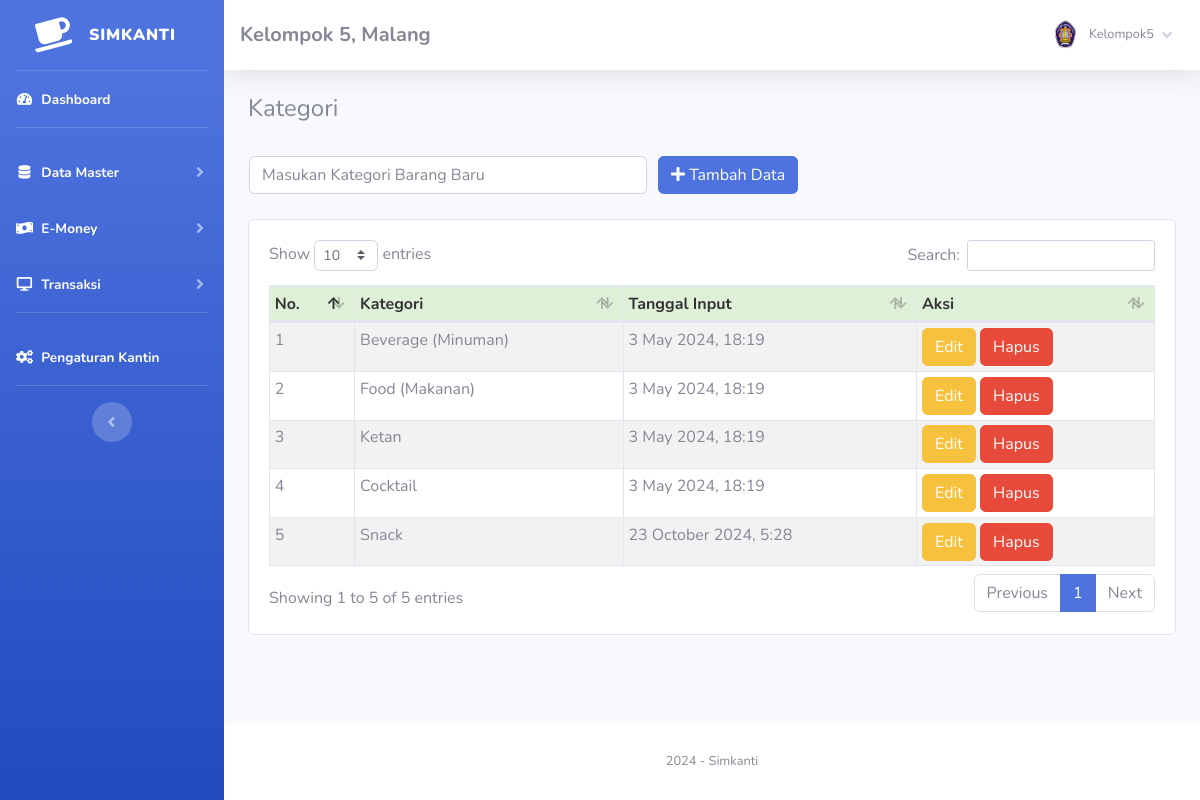
/index.php?page=kategori (signed in), run on an earlier commit of the app's database.
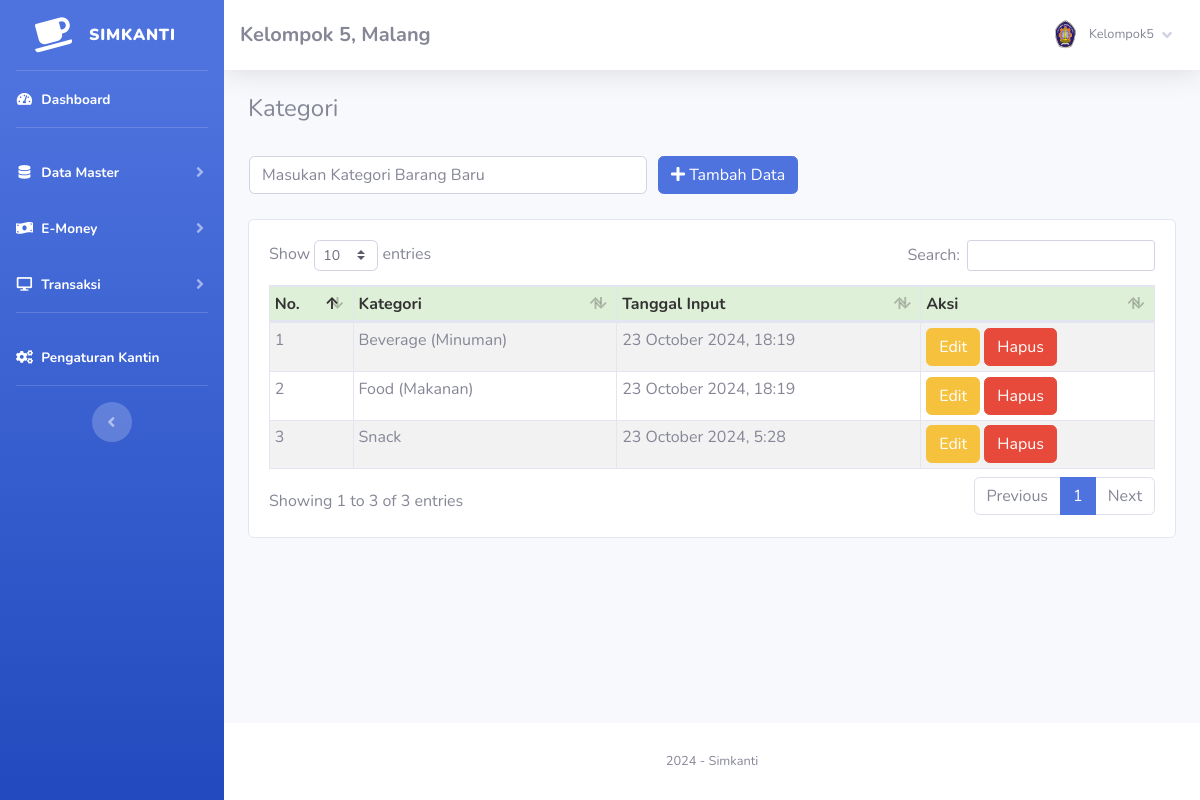
And on a later commit of the database.
### tables this page shows
CREATE TABLE `toko` (
  `id_toko` int NOT NULL AUTO_INCREMENT,
  `nama_toko` varchar(255) NOT NULL,
  `alamat_toko` text NOT NULL,
  `tlp` varchar(255) NOT NULL,
  `nama_pemilik` varchar(255) NOT NULL,
  PRIMARY KEY (`id_toko`)
);

CREATE TABLE `member` (
  `id_member` int NOT NULL AUTO_INCREMENT,
  `nm_member` varchar(255) NOT NULL,
  `alamat_member` text NOT NULL,
  `telepon` varchar(255) NOT NULL,
  `email` varchar(255) NOT NULL,
  `gambar` text NOT NULL,
  `NIK` text NOT NULL,
  PRIMARY KEY (`id_member`)
);

CREATE TABLE `kategori` (
  `id_kategori` int NOT NULL AUTO_INCREMENT,
  `nama_kategori` varchar(255) NOT NULL,
  `tgl_input` varchar(255) NOT NULL,
  PRIMARY KEY (`id_kategori`)
);

### fungsi/view/view.php (called while the page is built, shortened)
<?php
class view
{
    protected $db;
    public function __construct($db)
    {
        $this->db = $db;
    }
    public function member_edit($id)
    {
        $sql = "select member.*, login.*
                from member inner join login on member.id_member = login.id_member
                where member.id_member= ?";
        $row = $this->db->prepare($sql);
        $row->execute(array($id));
        $hasil = $row->fetch();
        return $hasil;
    }
    public function toko()
    {
        $sql = "select*from toko where id_toko='1'";
        $row = $this->db->prepare($sql);
        $row->execute();
        $hasil = $row->fetch();
        return $hasil;
    }
    public function kategori()
    {
        $sql = "select*from kategori";
        $row = $this->db->prepare($sql);
        $row->execute();
        $hasil = $row->fetchAll();
        return $hasil;
    }
}

### admin/module/kategori/index.php (the view, shortened to what this page needs)
<h4>Kategori</h4>
<br />
<?php
	if(!empty($_GET['uid'])){
	$sql = "SELECT * FROM kategori WHERE id_kategori = ?";
	$row = $config->prepare($sql);
	$row->execute(array($_GET['uid']));
	$edit = $row->fetch();
?>
<form method="POST" action="fungsi/edit/edit.php?kategori=edit">
    <table>
        <tr>
            <td style="width:25pc;"><input type="text" class="form-control" value="<?= $edit['nama_kategori'];?>"
                    required name="kategori" placeholder="Masukan Kategori Barang Baru">
                <input type="hidden" name="id" value="<?= $edit['id_kategori'];?>">
            </td>
            <td style="padding-left:10px;"><button id="tombol-simpan" class="btn btn-primary"><i class="fa fa-edit"></i>
                    Ubah Data</button></td>
        </tr>
    </table>
</form>
<?php }else{?>
<form method="POST" action="fungsi/tambah/tambah.php?kategori=tambah">
    <table>
        <tr>
            <td style="width:25pc;"><input type="text" class="form-control" required name="kategori"
                    placeholder="Masukan Kategori Barang Baru"></td>
            <td style="padding-left:10px;"><button id="tombol-simpan" class="btn btn-primary"><i class="fa fa-plus"></i>
                    Tambah Data</button></td>
        </tr>
    </table>
</form>
<?php }?>
<br />
<div class="card card-body">
    <div class="table-responsive">
        <table class="table table-bordered table-striped table-sm" id="example1">
            <thead>
                <tr style="background:#DFF0D8;color:#333;">
                    <th>No.</th>
                    <th>Kategori</th>
                    <th>Tanggal Input</th>
                    <th>Aksi</th>
                </tr>
            </thead>
            <tbody>
                <?php
				$hasil = $lihat -> kategori();
				$no=1;
				foreach($hasil as $isi){
			?>
                <tr>
                    <td><?php echo $no;?></td>
                    <td><?php echo $isi['nama_kategori'];?></td>
                    <td><?php echo $isi['tgl_input'];?></td>
                    <td>
                        <a href="index.php?page=kategori&uid=<?php echo $isi['id_kategori'];?>"><button
                                class="btn btn-warning">Edit</button></a>
                        <a href="fungsi/hapus/hapus.php?kategori=hapus&id=<?php echo $isi['id_kategori'];?>"
                            onclick="javascript:return confirm('Hapus Data Kategori ?');"><button
                                class="btn btn-danger">Hapus</button></a>
                    </td>
                </tr>
                <?php $no++; }?>
            </tbody>
        </table>
    </div>
</div>

### index.php (shortened to what this page needs)
<?php
	if(!empty($_SESSION['admin'])){
		require 'config.php';
		$lihat = new view($config);
		$toko = $lihat -> toko();
			include 'admin/template/header.php';
			include 'admin/template/sidebar.php';
				if(!empty($_GET['page'])){
					include 'admin/module/'.$_GET['page'].'/index.php';
				}else{
					include 'admin/template/home.php';
				}
			include 'admin/template/footer.php';
	}else{
		echo '<script>window.location="login.php";</script>';
	}
?>

### admin/template/header.php (shortened to what this page needs)
<!DOCTYPE html>
<html lang="en">
<head>
    <link href="sb-admin/vendor/fontawesome-free/css/all.min.css" rel="stylesheet" type="text/css">
    <link href="sb-admin/css/sb-admin-2.min.css" rel="stylesheet">
    <link rel="stylesheet" href="sb-admin/vendor/datatables/dataTables.bootstrap4.css" />
</head>
<body id="page-top">
    <div id="wrapper">

### admin/template/sidebar.php (shortened to what this page needs)
<?php
    $id = $_SESSION['admin']['id_member'];
    $hasil_profil = $lihat -> member_edit($id);
?>
<ul class="navbar-nav bg-gradient-primary sidebar sidebar-dark accordion" id="accordionSidebar">
    <a class="sidebar-brand d-flex align-items-center justify-content-center" href="index.php">
        <div class="sidebar-brand-icon rotate-n-15">
            <i class="fas fa-coffee"></i>
        </div>
        <div class="sidebar-brand-text mx-3"><b>Simkanti</b><sup></sup></div>
    </a>
    <hr class="sidebar-divider my-0">
    <li class="nav-item active">
        <a class="nav-link" href="index.php">
            <i class="fas fa-fw fa-tachometer-alt"></i>
            <span>Dashboard</span></a>
    </li>
    <hr class="sidebar-divider">
    <li class="nav-item active">
        <a class="nav-link collapsed" href="#" data-toggle="collapse" data-target="#collapseTwo" aria-expanded="true"
            aria-controls="collapseTwo">
            <i class="fas fa-fw fa-database"></i>
            <span>Data Master</span>
        </a>
    </li>
    <li class="nav-item active">
        <a class="nav-link collapsed" href="#" data-toggle="collapse" data-target="#collapseee" aria-expanded="true"
            aria-controls="collapseTwo">
            <i class="fas fa-fw fa-money-bill-wave"></i>
            <span>E-Money</span>
        </a>
    </li>
    <li class="nav-item active">
        <a class="nav-link collapsed" href="#" data-toggle="collapse" data-target="#collapse3" aria-expanded="true"
            aria-controls="collapse3">
            <i class="fas fa-fw fa-desktop"></i>
            <span>Transaksi</span>
        </a>
    </li>
    <hr class="sidebar-divider">
    <li class="nav-item active">
        <a class="nav-link" href="index.php?page=pengaturan">
            <i class="fas fa-fw fa-cogs"></i>
            <span>Pengaturan Kantin</span></a>
    </li>
    <hr class="sidebar-divider d-none d-md-block">
    <div class="text-center d-none d-md-inline">
        <button class="rounded-circle border-0" id="sidebarToggle"></button>
    </div>
</ul>
<div id="content-wrapper" class="d-flex flex-column">
    <div id="content">
        <nav class="navbar navbar-expand navbar-light bg-white topbar mb-4 static-top shadow">
            <h5 class="d-lg-block d-none mt-2"><b><?php echo $toko['nama_toko'];?>, <?php echo $toko['alamat_toko'];?></b></h5>
            <ul class="navbar-nav ml-auto">
                <li class="nav-item dropdown no-arrow">
                    <a class="nav-link dropdown-toggle" href="#" id="userDropdown" role="button" data-toggle="dropdown"
                        aria-haspopup="true" aria-expanded="false">
                        <img class="img-profile rounded-circle"
                            src="assets/img/user/<?php echo $hasil_profil['gambar'];?>">
                        <span
                            class="mr-2 d-none d-lg-inline text-gray-600 small ml-2"><?php echo $hasil_profil['nm_member'];?></span>
                        <i class="fas fa-angle-down"></i>
                    </a>
                </li>
            </ul>
        </nav>
        <div class="container-fluid">

### admin/template/footer.php (shortened to what this page needs)
 </div>
 </div>
 <footer class="sticky-footer bg-white">
     <div class="container my-auto">
         <div class="copyright text-center my-auto">
             <span>
                 <?php echo date('Y');?> - Simkanti
             </span>
         </div>
     </div>
 </footer>
 </div>
 </div>
</body>
</html>

What changed in the data, as far as the page shows it:
removed kategori: nama_kategori "Ketan", tgl_input "3 May 2024, 18:19"
removed kategori: nama_kategori "Cocktail", tgl_input "3 May 2024, 18:19"
changed kategori "Beverage (Minuman)": tgl_input "3 May 2024, 18:19" → "23 October 2024, 18:19"
changed kategori "Food (Makanan)": tgl_input "3 May 2024, 18:19" → "23 October 2024, 18:19"
Also different on the page:
text written by a page script: "Show entries Search: Showing 1 to 5 of 5 entries Previous 1 Next" → "Show entries Search: Showing 1 to 3 of 3 entries Previous 1 Next"
